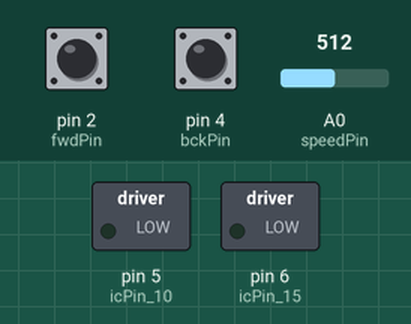
A sketch run on a simulated Arduino Uno, built with avr-gcc and run on an emulated ATmega328P. On the bench: switched loads named in the sketch (green lamp = pin HIGH). The inputs (shaded band) are chosen by the test bench; at power-on: pin 2 (fwdPin) HIGH, pin 4 (bckPin) HIGH, A0 (speedPin) = 512.

Above: at 1.2 s.
1.3 s: pin 2 (fwdPin) pulled LOW for 0.15 s
At 1.43 s:
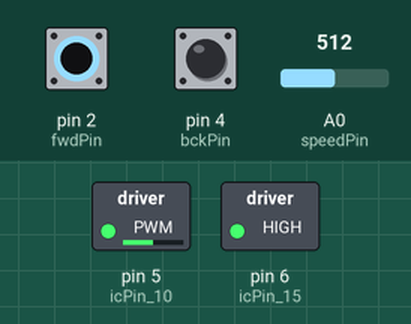
3.0 s: pin 4 (bckPin) pulled LOW for 0.15 s
At 3.12 s:
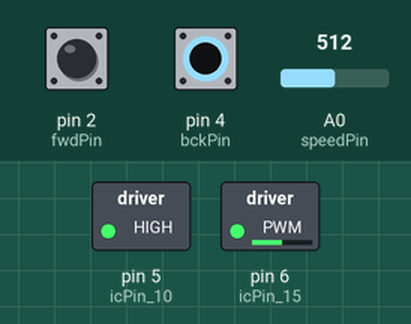
4.6 s: pin 2 (fwdPin) pulled LOW for 1 s
At 5.4 s:
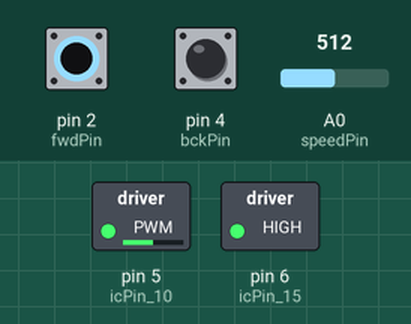
7.1 s: pin 2 (fwdPin) pulled LOW for 3.2 s
At 11.5 s:
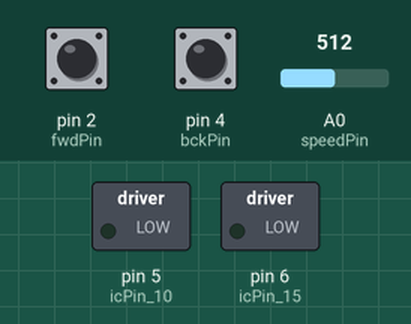
11.8 s: pin 4 (bckPin) pulled LOW for 3.2 s
At 13.1 s:
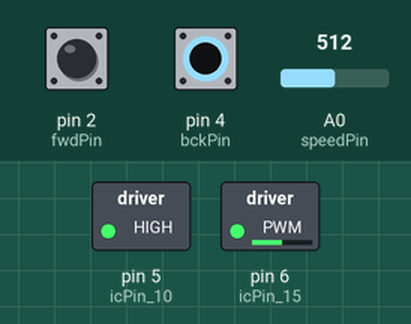
Timing chart, 0 to 16.5 s (numbered marks = the images above; inputs shaded):
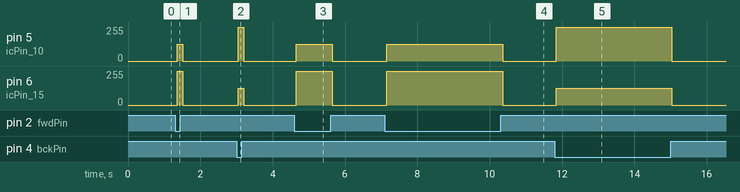

Measured:
- after the input at 1.3 s, pin 5 (icPin_10): 0/255 → 127/255 after 0.06 s, → 0/255 0.15 s later; pin 6 (icPin_15): 0/255 → 255/255 after 0.06 s, → 0/255 0.15 s later
- after the input at 3.0 s, pin 5 (icPin_10): 0/255 → 255/255 after 0.05 s, → 0/255 0.15 s later; pin 6 (icPin_15): 0/255 → 127/255 after 0.05 s, → 0/255 0.15 s later
- after the input at 4.6 s, pin 5 (icPin_10): 0/255 → 127/255 after 0.05 s, → 0/255 1.0 s later; pin 6 (icPin_15): 0/255 → 255/255 after 0.05 s, → 0/255 1.0 s later
- after the input at 7.1 s, pin 5 (icPin_10): 0/255 → 127/255 after 0.05 s, → 0/255 3.2 s later; pin 6 (icPin_15): 0/255 → 255/255 after 0.05 s, → 0/255 3.2 s later
- after the input at 11.8 s, pin 5 (icPin_10): 0/255 → 255/255 at once, → 0/255 3.2 s later; pin 6 (icPin_15): 0/255 → 127/255 at once, → 0/255 3.2 s later

The sketch:

0_1_pwm_motor_control.ino
```cpp
// Link:  https://www.tinkercad.com/things/9jDpgz6ADdT-01pwmmotorcontrol?sharecode=Dbyt0FR0qcJaADR7vkfFk4BotjjooumenKRuwfm4h2o

const int fwdPin = 2;
const int bckPin = 4;
const int speedPin = A0;
const int icPin_10 = 5;	// Motor Signal 1
const int icPin_15 = 6;	// Motor Signal 2

//start conditions for Pot, Motor and Buttons
int potValue = 0;
int motorSupply = 0;
int fwdbuttonState = 0;
int bckbuttonState = 0;

void setup()
{
  	pinMode(fwdPin, INPUT_PULLUP);	// Active Low
  	pinMode(bckPin, INPUT_PULLUP);	// Active Low
  	pinMode(icPin_10, OUTPUT);
  	pinMode(icPin_15, OUTPUT);
}


void loop()
{
	potValue = analogRead(speedPin);

  	// Convert analog pot value to digital to be fed to motor
  	// Analog Range (10 bits) = 0 - (2^10 -1)
  	// Digital Range (8 bits) = 0 - (2^8 -1)
  	motorSupply = map(potValue,0,1023,0,255);

  	// Read Button States - continuously
  	fwdbuttonState = digitalRead(fwdPin);
  	bckbuttonState = digitalRead(bckPin);

  	delay(30);

  	//Either fwd or bck motion with the motorValue
  	if( fwdbuttonState == LOW || bckbuttonState == LOW )
    {
  		// When at least one pin HIGH
  	  	analogWrite(fwdbuttonState == LOW ? icPin_10 : icPin_15, motorSupply);
  	  	digitalWrite(fwdbuttonState == LOW ? icPin_15 : icPin_10, motorSupply);
    }
  	else
    {
      	// IC inputs are low when buttons not pressed
    	digitalWrite(icPin_15, LOW);
      	digitalWrite(icPin_10, LOW);
    }

}
```
